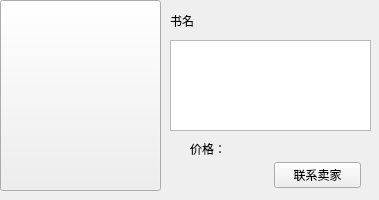
<?xml version="1.0" encoding="UTF-8"?>
<ui version="4.0">
 <class>Books</class>
 <widget class="QWidget" name="Books">
  <property name="geometry">
   <rect>
    <x>0</x>
    <y>0</y>
    <width>379</width>
    <height>200</height>
   </rect>
  </property>
  <property name="minimumSize">
   <size>
    <width>379</width>
    <height>200</height>
   </size>
  </property>
  <property name="maximumSize">
   <size>
    <width>379</width>
    <height>200</height>
   </size>
  </property>
  <property name="windowTitle">
   <string>Form</string>
  </property>
  <widget class="QPushButton" name="pb_bookImg">
   <property name="geometry">
    <rect>
     <x>0</x>
     <y>0</y>
     <width>161</width>
     <height>191</height>
    </rect>
   </property>
   <property name="minimumSize">
    <size>
     <width>161</width>
     <height>191</height>
    </size>
   </property>
   <property name="maximumSize">
    <size>
     <width>161</width>
     <height>191</height>
    </size>
   </property>
   <property name="text">
    <string/>
   </property>
   <property name="iconSize">
    <size>
     <width>161</width>
     <height>191</height>
    </size>
   </property>
  </widget>
  <widget class="QLabel" name="lb_bookName">
   <property name="geometry">
    <rect>
     <x>170</x>
     <y>10</y>
     <width>201</width>
     <height>21</height>
    </rect>
   </property>
   <property name="text">
    <string>书名</string>
   </property>
  </widget>
  <widget class="QTextBrowser" name="txt_bookInfo">
   <property name="geometry">
    <rect>
     <x>170</x>
     <y>40</y>
     <width>201</width>
     <height>91</height>
    </rect>
   </property>
  </widget>
  <widget class="QWidget" name="">
   <property name="geometry">
    <rect>
     <x>180</x>
     <y>160</y>
     <width>181</width>
     <height>30</height>
    </rect>
   </property>
   <layout class="QHBoxLayout" name="horizontalLayout">
    <item>
     <widget class="QLabel" name="lb_area">
      <property name="text">
       <string/>
      </property>
     </widget>
    </item>
    <item>
     <widget class="QPushButton" name="pb_connectBoss">
      <property name="text">
       <string>联系卖家</string>
      </property>
     </widget>
    </item>
   </layout>
  </widget>
  <widget class="QWidget" name="">
   <property name="geometry">
    <rect>
     <x>190</x>
     <y>140</y>
     <width>171</width>
     <height>17</height>
    </rect>
   </property>
   <layout class="QHBoxLayout" name="horizontalLayout_2">
    <item>
     <widget class="QLabel" name="label">
      <property name="text">
       <string>价格：</string>
      </property>
     </widget>
    </item>
    <item>
     <widget class="QLabel" name="lb_Price">
      <property name="text">
       <string/>
      </property>
     </widget>
    </item>
   </layout>
  </widget>
 </widget>
 <resources/>
 <connections/>
</ui>
